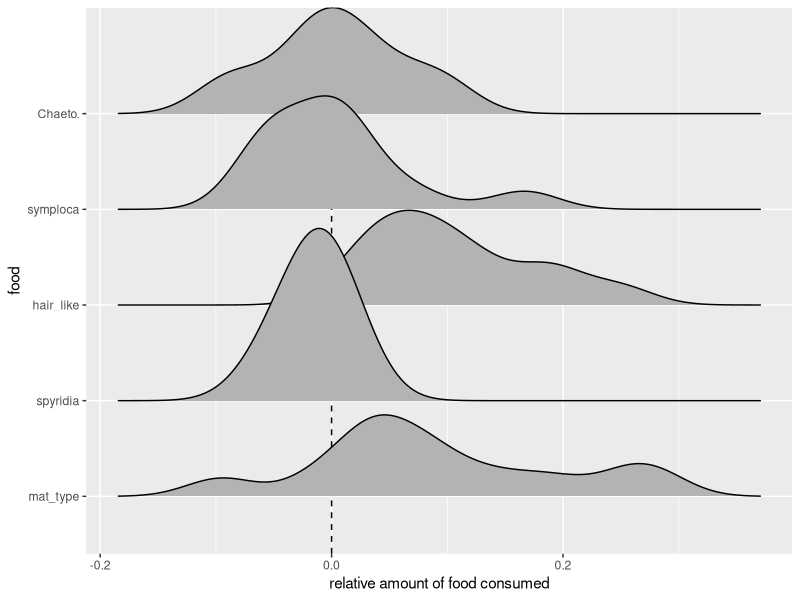
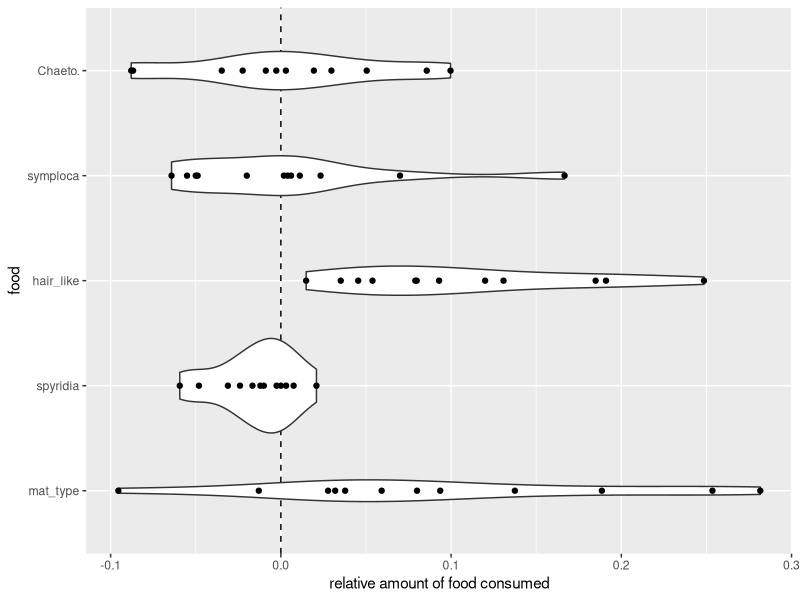
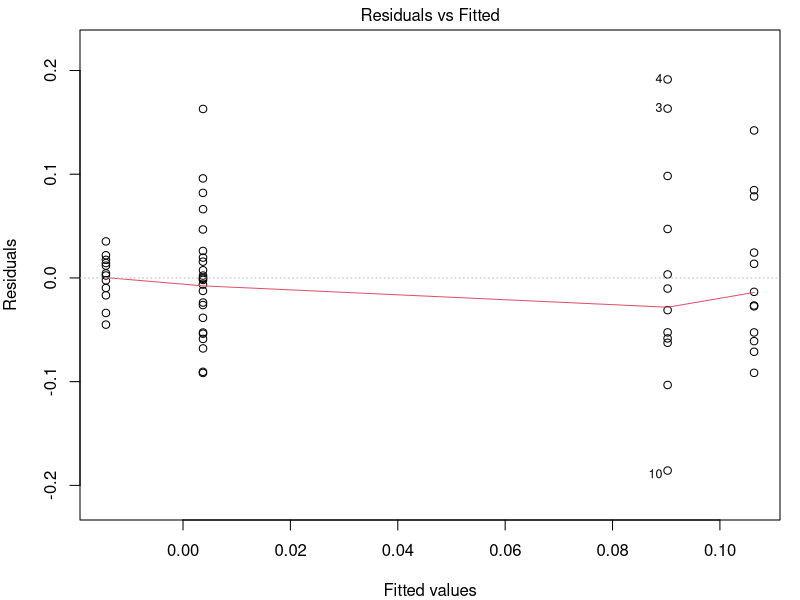
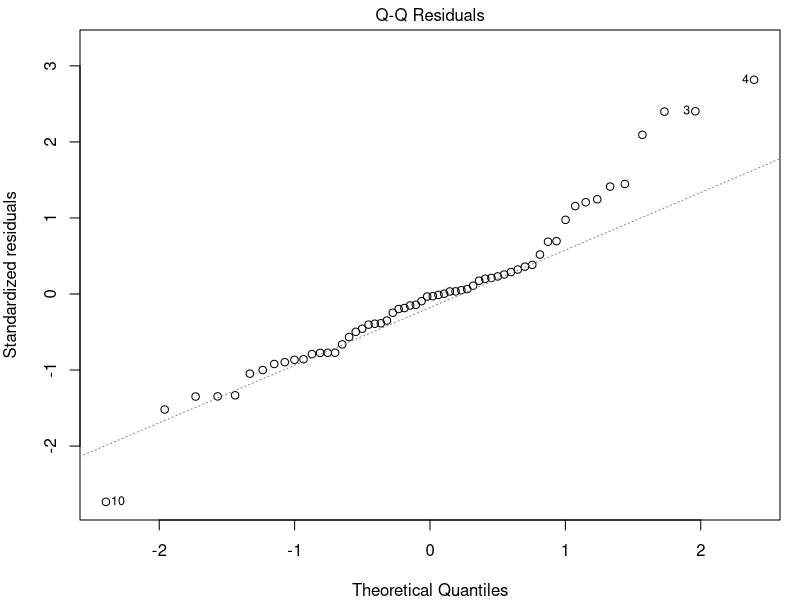
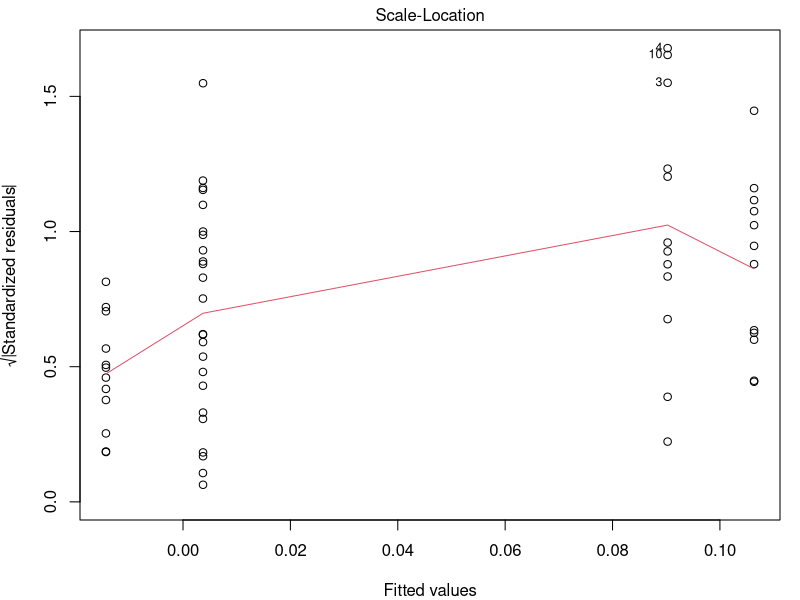
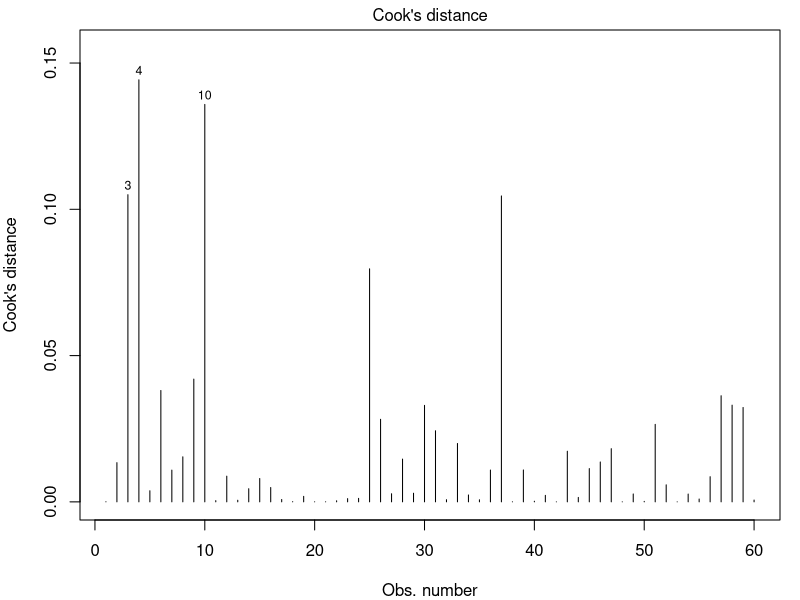
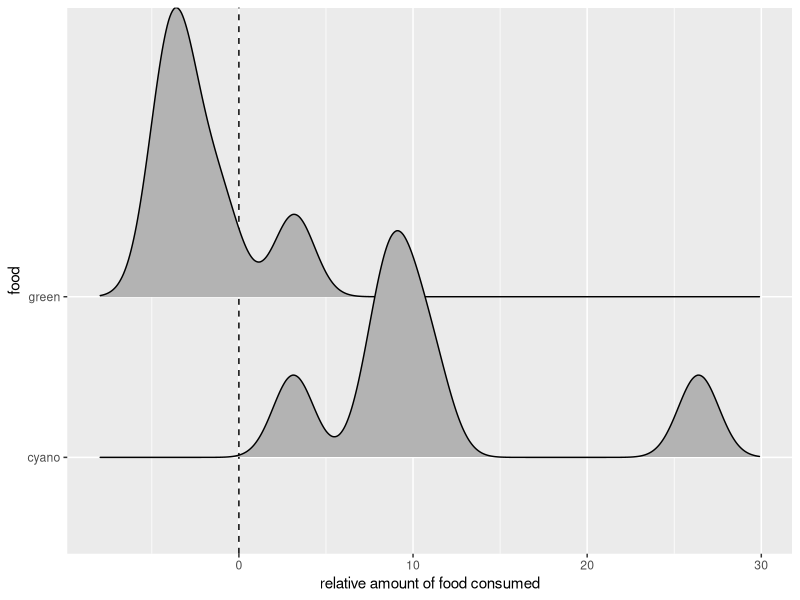
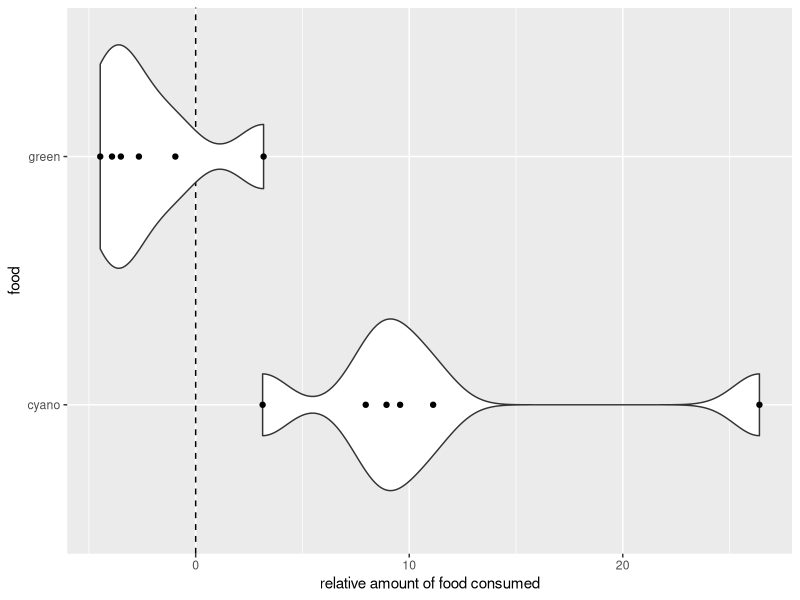

Source code (R) for these figures, in order:
# load packages (assuming they're already installed):
library(readxl)
library(ggplot2)
library(reshape2)
library(ggridges)

# read the first data set:
df_raw <- read_excel("ClarkEtAlData.xlsx", sheet = "choice", skip = 1)

# process the first data set:
colnames(df_raw)[1] <- "replicate"
df <- melt(df_raw, id.vars = "replicate")
colnames(df)[2:3] <- c("food", "amount_consumed")

# create plot of the first data set:
gg1 <- ggplot(df, aes(x = amount_consumed, y = food)) + 
  xlab("relative amount of food consumed") + 
  ylab("food") + 
  geom_vline(xintercept = 0, lty = "dashed")

# save the plot as a pdf:
pdf("ridges_first_expt.pdf", width = 5, height = 3)
print(gg1 + geom_density_ridges())
dev.off()

# save the plot as a pdf:
pdf("violins_first_expt.pdf", width = 5, height = 3)
print(gg1 + geom_violin() + geom_point())
dev.off()

# ANOVA:
m1 <- lm(df$amount_consumed ~ df$food)
summary(m1)
anova(m1)

# Tukey test:
a1 <- aov(df$amount_consumed ~ df$food)
TukeyHSD(x = a1, 'df$food', conf.level=0.95)

#                             diff         lwr          upr     p adj
# spyridia-mat_type  -1.046172e-01 -0.18632241 -0.022911980 0.0057239 **
# hair_like-mat_type  1.610303e-02 -0.06560219  0.097808243 0.9807529
# symploca-mat_type  -8.653088e-02 -0.16823610 -0.004825668 0.0328271 *
# Chaeto.-mat_type   -8.654708e-02 -0.16825230 -0.004841865 0.0327796 *
# hair_like-spyridia  1.207202e-01  0.03901501  0.202425439 0.0010067 **
# symploca-spyridia   1.808631e-02 -0.06361890  0.099791527 0.9705447
# Chaeto.-spyridia    1.807011e-02 -0.06363510  0.099775331 0.9706402
# symploca-hair_like -1.026339e-01 -0.18433913 -0.020928695 0.0070136 **
# Chaeto.-hair_like  -1.026501e-01 -0.18435532 -0.020944892 0.0070021 **
# Chaeto.-symploca   -1.619676e-05 -0.08172141  0.081689019 1.0000000

# diagnostic plots:
for(i in 1:4) {
  filename <- paste0("diagnostic", i, ".pdf")
  pdf(filename, width = 4, height = 3)
  par(mar = c(4, 4, 1.5, 1))
  plot(a1, which = i)
  dev.off()
}

#######

# read the second data set:
df2_raw <- read_excel("ClarkEtAlData.xlsx", sheet = "no_choice")

# process the second data set:
df2 <- melt(df2_raw, id.vars = NULL)
colnames(df2) <- c("food", "amount_consumed")

# plot the second data set:
gg2 <- ggplot(df2, aes(x = amount_consumed, y = food)) + 
  xlab("relative amount of food consumed") + 
  ylab("food") + 
  geom_vline(xintercept = 0, lty = "dashed")

# save the plot as a pdf:
pdf("ridges_second_expt.pdf", width = 5, height = 3)
print(gg2 + geom_density_ridges())
dev.off()

# save the plot as a pdf:
pdf("violins_second_expt.pdf", width = 5, height = 3)
print(gg2 + geom_violin() + geom_point())
dev.off()

t.test(df2$amount_consumed ~ df2$food)
# p-value = 0.007779

wilcox.test(df2$amount_consumed ~ df2$food)
# p-value = 0.004329


